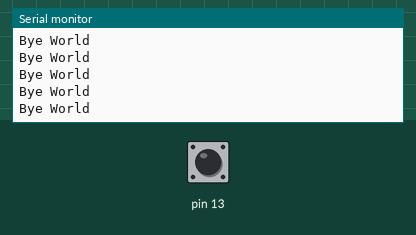
A sketch run on a simulated Arduino Uno, built with avr-gcc and run on an emulated ATmega328P. Parts: the last lines printed to the serial monitor. The inputs (shaded band) are chosen by the test bench; at power-on: pin 13 LOW.

Above: at 1.2 s.
1.3 s: pin 13 driven HIGH
At 2.1 s:
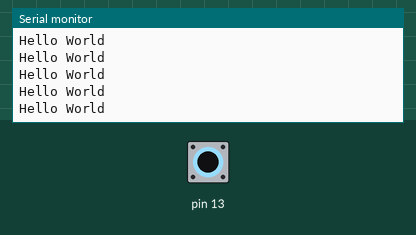
3.2 s: pin 13 driven LOW
At 4.1 s:
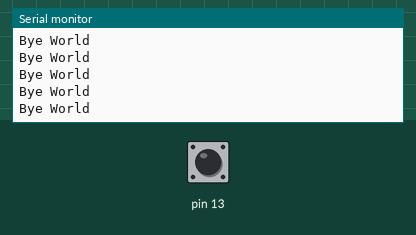
6.2 s: pin 13 driven HIGH
At 7.3 s:
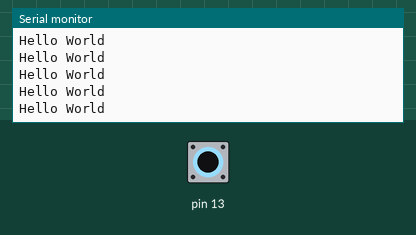
9.2 s: pin 13 driven LOW
At 10.2 s:
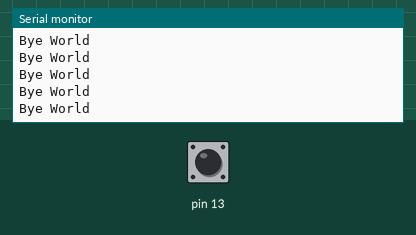
12.2 s: pin 13 driven HIGH
At 12.8 s:
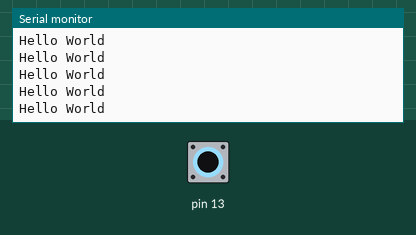

Measured:
- after the input at 1.3 s, the serial monitor: prints a new line after 0.07 s (image 1)

The sketch:

Experiment_2.ino
```cpp
int digin = 0;

void setup() {
  Serial.begin(9600);
  pinMode(13, INPUT);
}

void loop() {
  // put your main code here, to run repeatedly:
  digin = digitalRead(13);
  //Serial.println(digin);
  if (digin){
    Serial.println("Hello World");
  } else {
    Serial.println("Bye World");
  }
  //delay(500);
}
```
